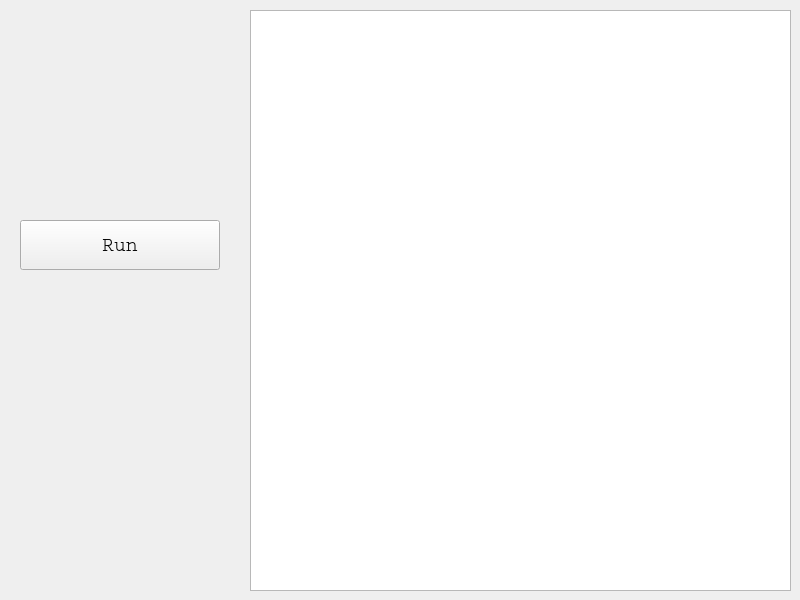
<?xml version="1.0" encoding="UTF-8"?>
<ui version="4.0">
 <class>MainWindow</class>
 <widget class="QMainWindow" name="MainWindow">
  <property name="geometry">
   <rect>
    <x>0</x>
    <y>0</y>
    <width>800</width>
    <height>600</height>
   </rect>
  </property>
  <property name="font">
   <font>
    <pointsize>16</pointsize>
   </font>
  </property>
  <property name="windowTitle">
   <string>MainWindow</string>
  </property>
  <widget class="QWidget" name="centralwidget">
   <widget class="QPushButton" name="StartButton">
    <property name="geometry">
     <rect>
      <x>20</x>
      <y>220</y>
      <width>200</width>
      <height>50</height>
     </rect>
    </property>
    <property name="font">
     <font>
      <family>Courier</family>
      <pointsize>15</pointsize>
      <weight>50</weight>
      <bold>false</bold>
     </font>
    </property>
    <property name="text">
     <string>Run</string>
    </property>
   </widget>
   <widget class="QLabel" name="Image">
    <property name="geometry">
     <rect>
      <x>20</x>
      <y>10</y>
      <width>200</width>
      <height>200</height>
     </rect>
    </property>
    <property name="sizeIncrement">
     <size>
      <width>0</width>
      <height>0</height>
     </size>
    </property>
    <property name="text">
     <string/>
    </property>
    <property name="pixmap">
     <pixmap>icon.png</pixmap>
    </property>
    <property name="scaledContents">
     <bool>true</bool>
    </property>
   </widget>
   <widget class="QTextBrowser" name="Changelog">
    <property name="geometry">
     <rect>
      <x>250</x>
      <y>10</y>
      <width>541</width>
      <height>581</height>
     </rect>
    </property>
   </widget>
  </widget>
 </widget>
 <resources/>
 <connections/>
</ui>
